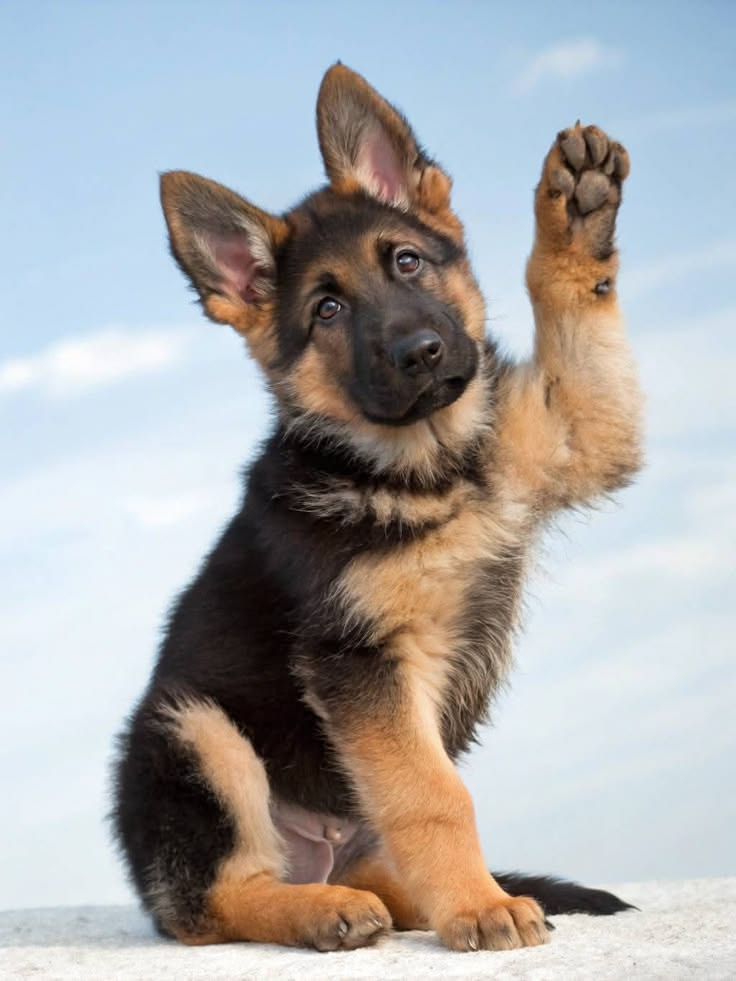
#> input picture mentor-meet/Deep-learning and open-cv/Photos/german-shepd.jpg, 736 x 981 px
$ python feature_discriptors.py
#> lines starting #> are read from the running program, lines starting #| are printed output that depends on the picture
import cv2

image = cv2.imread("./Photos/german-shepd.jpg")
#> image is the input picture: shape (981, 736, 3); mean B, G, R 169.9, 169.9, 170.4

gray = cv2.cvtColor(image, cv2.COLOR_BGR2GRAY)
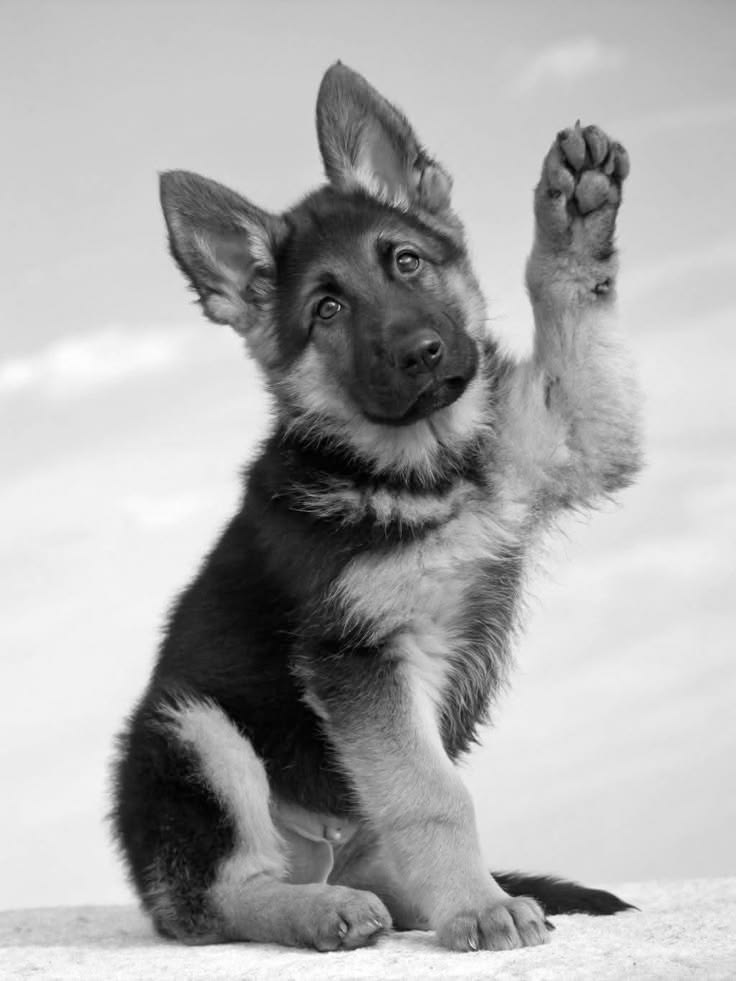
#> gray: shape (981, 736); min 0, max 255, mean 170

orb = cv2.ORB_create(nfeatures=500)

keypoints, descriptors = orb.detectAndCompute(gray, None)
#> keypoints = 500 keypoints; strongest (x, y, size): (550, 919, 53.6), (624, 906, 64.3), (547, 912, 64.3), (549, 917, 44.6)

output = cv2.drawKeypoints(
    image,
    keypoints,
    None,
    color=(0, 255, 0),
    flags=cv2.DRAW_MATCHES_FLAGS_DRAW_RICH_KEYPOINTS
)
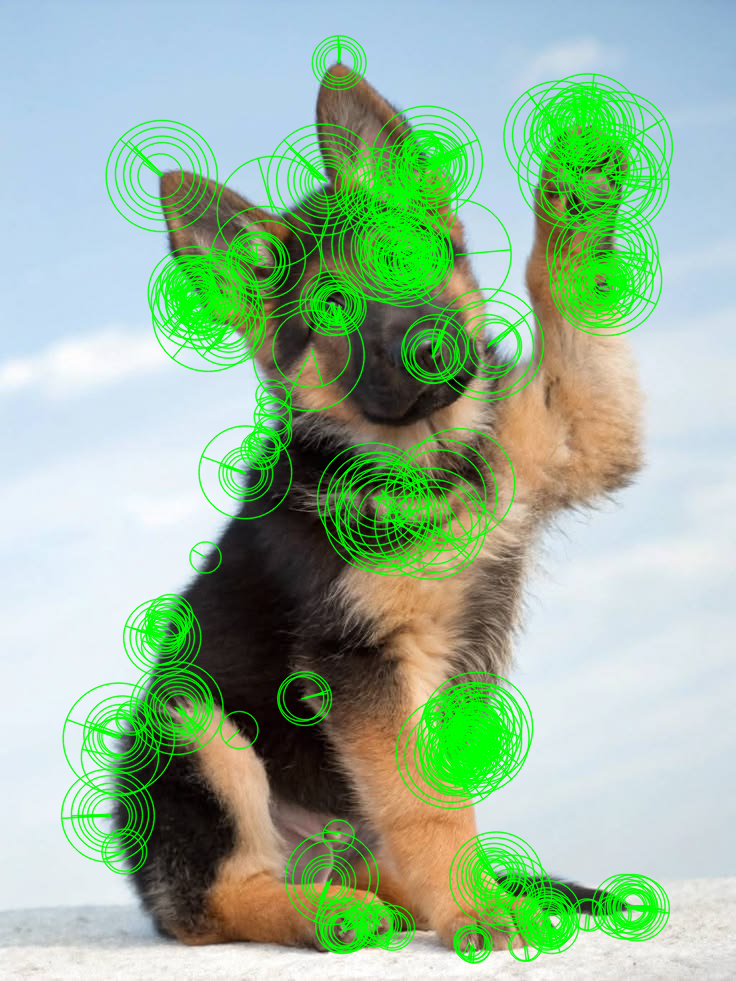
#> output: shape (981, 736, 3); mean B, G, R 154.7, 183.8, 152.9


print("Number of keypoints:", len(keypoints))
#| Number of keypoints: 500
print("Descriptor shape:", descriptors.shape if descriptors is not None else None)
#| Descriptor shape: (500, 32)

cv2.imshow("Original Image", image)
cv2.imshow("ORB Features", output)

cv2.waitKey(0)
cv2.destroyAllWindows()

$ run again, with mentor-meet/Deep-learning and open-cv/Photos/Home.jpg copied over mentor-meet/Deep-learning and open-cv/Photos/german-shepd.jpg
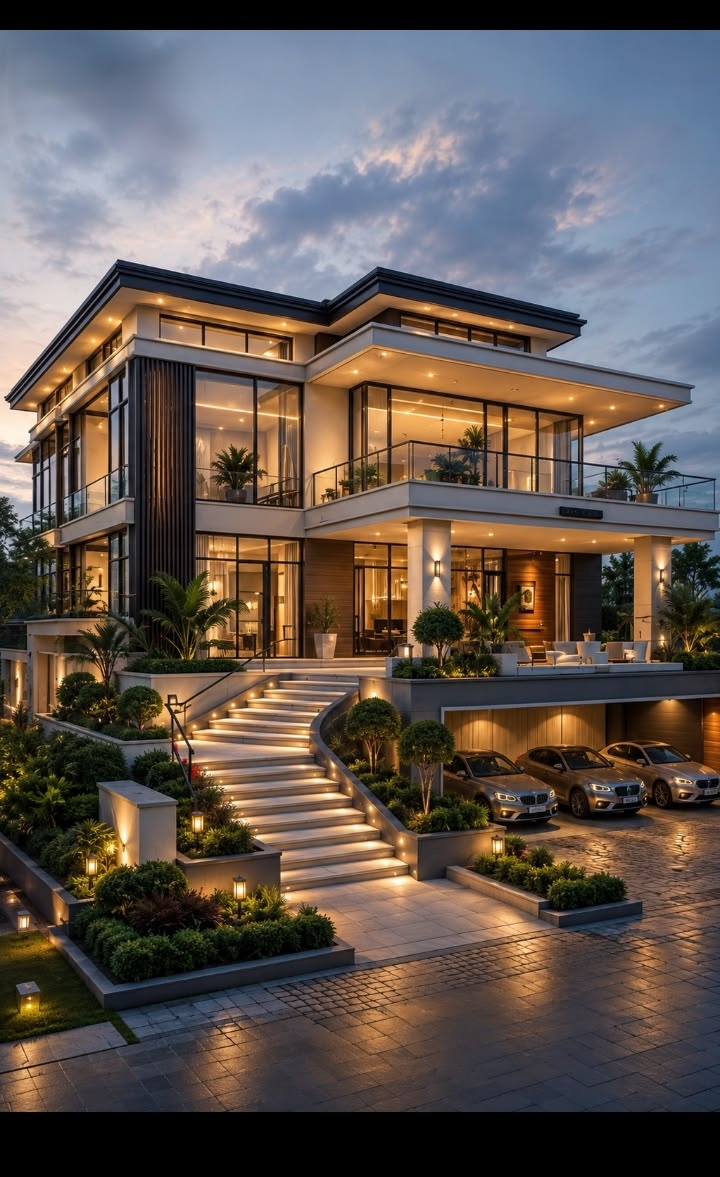
#> input picture mentor-meet/Deep-learning and open-cv/Photos/Home.jpg, 720 x 1177 px
#> image is the input picture: shape (1177, 720, 3); mean B, G, R 81.6, 87.3, 97.5
#> `gray = cv2.cvtColor(image, cv2.COLOR_BGR2GRAY)`:
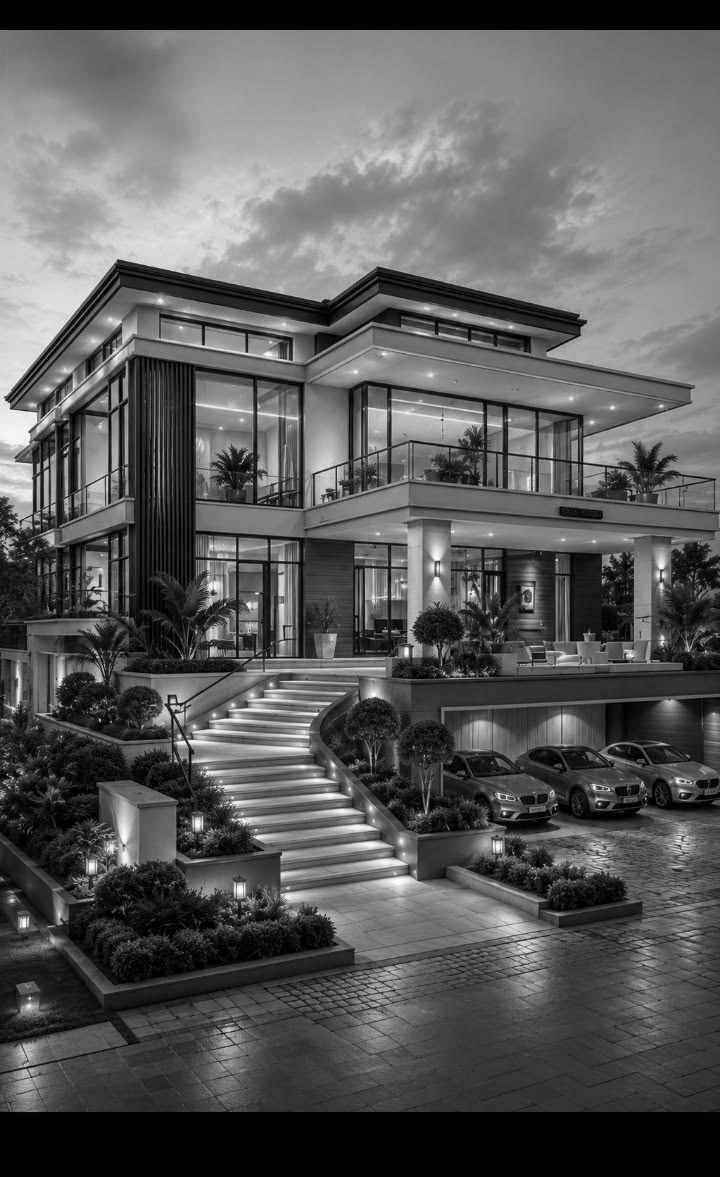
#> gray: shape (1177, 720); min 0, max 253, mean 89.7
#> keypoints = 500 keypoints; strongest (x, y, size): (189, 741, 31), (190, 742, 37.2), (203, 344, 31), (171, 701, 31)
#> `output = cv2.drawKeypoints( image, keypoints, None, color=(0, 255, 0),..`:
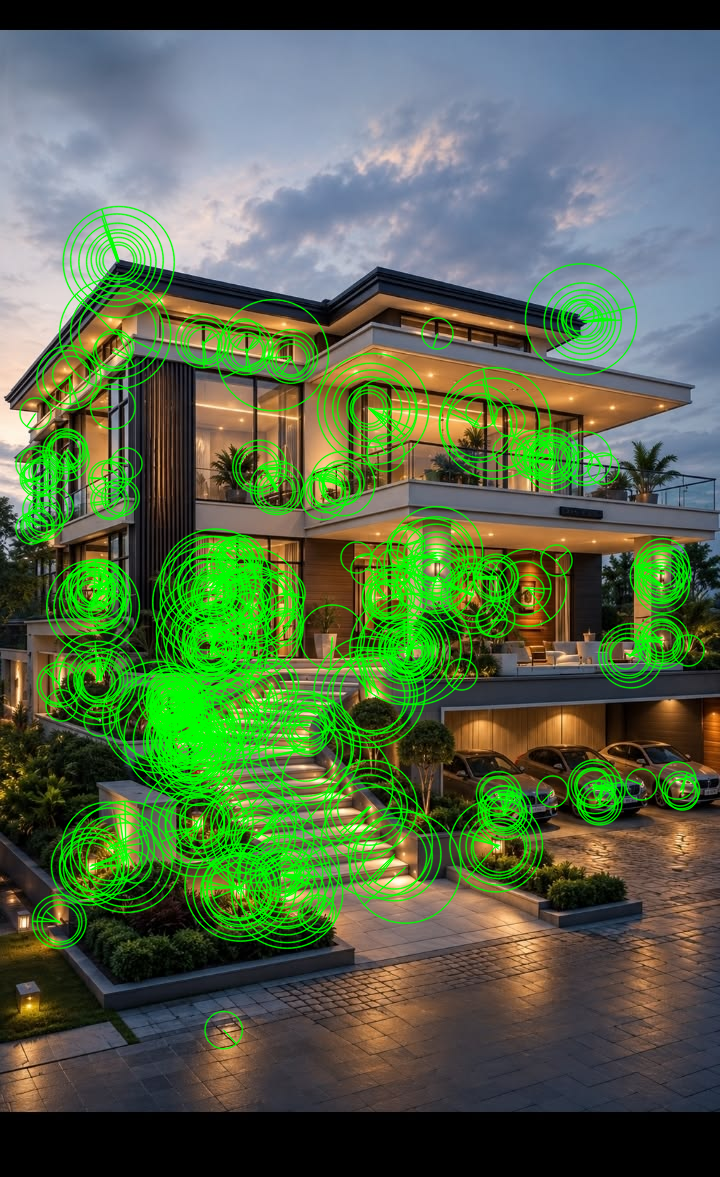
#> output: shape (1177, 720, 3); mean B, G, R 74.6, 105.3, 85.1
#| Number of keypoints: 500
#| Descriptor shape: (500, 32)

$ run again, with mentor-meet/Deep-learning and open-cv/Photos/kitten.jpg copied over mentor-meet/Deep-learning and open-cv/Photos/german-shepd.jpg
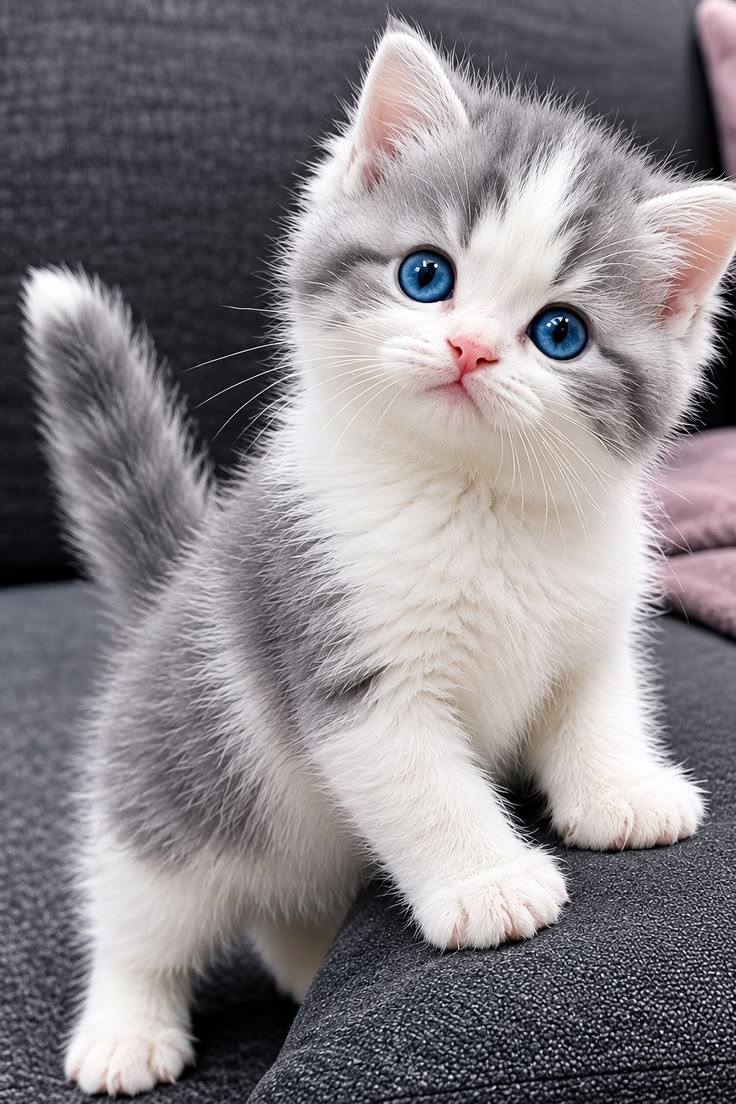
#> input picture mentor-meet/Deep-learning and open-cv/Photos/kitten.jpg, 736 x 1104 px
#> image is the input picture: shape (1104, 736, 3); mean B, G, R 134.6, 130.4, 135.1
#> `gray = cv2.cvtColor(image, cv2.COLOR_BGR2GRAY)`:
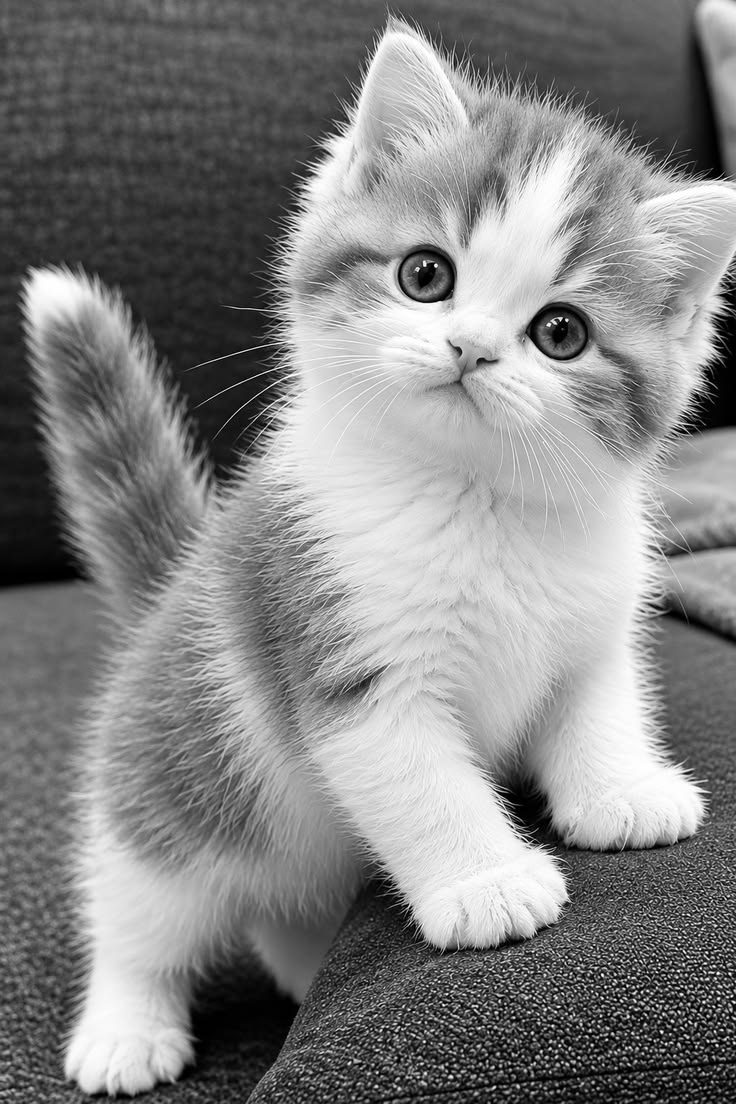
#> gray: shape (1104, 736); min 0, max 255, mean 132.2
#> keypoints = 500 keypoints; strongest (x, y, size): (561, 318, 31), (435, 266, 31), (560, 320, 31), (661, 1032, 31)
#> `output = cv2.drawKeypoints( image, keypoints, None, color=(0, 255, 0),..`:
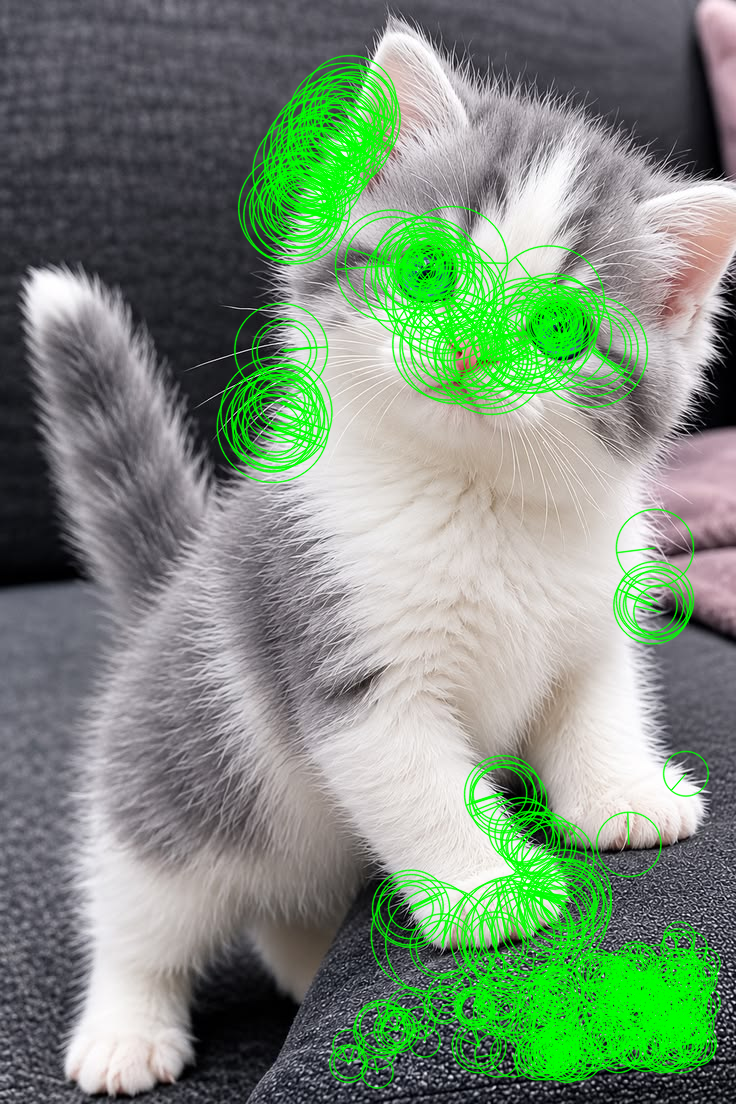
#> output: shape (1104, 736, 3); mean B, G, R 121.8, 142.7, 122.7
#| Number of keypoints: 500
#| Descriptor shape: (500, 32)
